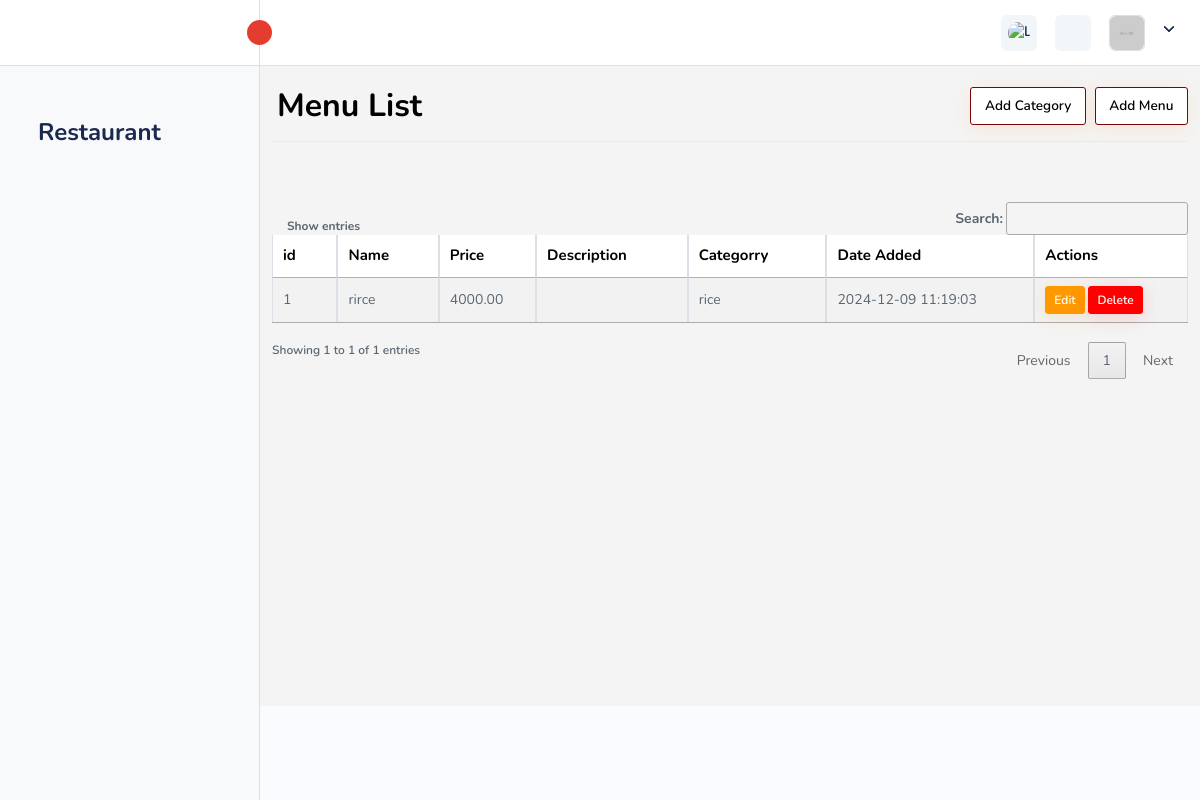
The page /restaurant/inventory/ on the database as committed earlier.
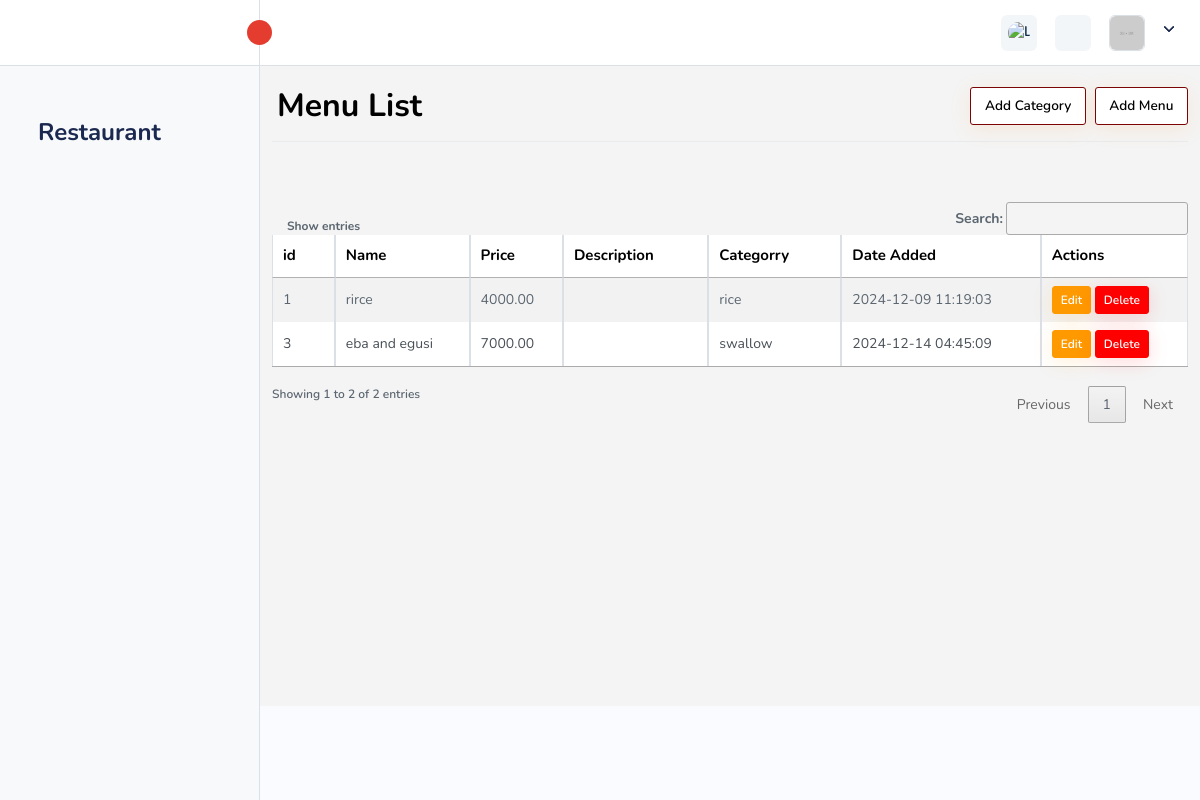
The same page on the database as committed later.
### Resturant/models.py (models this page shows, shortened)
class Inventory(models.Model):
    staff = models.ForeignKey(CustomUser, on_delete=models.CASCADE, related_name='resturant_inventories')
    name = models.CharField(max_length=100)
    quantity = models.PositiveIntegerField(default=0)
    price = models.DecimalField(max_digits=10, decimal_places=2)
    category = models.ForeignKey(Category, on_delete=models.CASCADE, related_name='resturant_category')
    date = models.DateTimeField(auto_now_add=True)

class Category(models.Model):
    name = models.CharField(max_length=100)
    slug = models.SlugField( max_length=50, unique=True, null=True)
    date = models.DateTimeField(auto_now_add=True)
    def __str__(self):
        return self.name

### Resturant/views.py (the view)
# urls.py: path('inventory/', views.inventory_list, name='resturant_inventory_list'),
def inventory_list(request):
    items = Inventory.objects.all().order_by('-date')
    return render(request, 'resturant/inventory/list.html', {'items': items})

### templates/resturant/inventory/list.html (shortened to what this page needs)
{% extends "resturant/base.html" %}
{% block main_content %}
<div class="container">
<br>
<div class="mb-3" style="display: flex; justify-content: space-between;align-items: center;">
    <h1>Menu List</h1>
    <div>
        <a href="{% url 'resturant_inventory_categorry' %}" class="btn btn-primary">Add Category</a>
        <a href="{% url 'resturant_add_inventory' %}" class="btn btn-primary">Add Menu</a>
    </div>
</div>
<hr><br>
<table id="inventory-table" class="table table-striped table-bordered">
    <thead>
        <tr>
            <th>id</th>
            <th>Name</th>
            <th>Price</th>
            <th>Description</th>
            <th>Categorry</th>
            <th>Date Added</th>
            <th>Actions</th>
        </tr>
    </thead>
    <tbody>
        {% for item in items %}
        <tr>
            <td>{{ item.id }}</td>
            <td>{{ item.name }}</td>
            <td>{{ item.price }}</td>
            <td>{{ item.description }}</td>
            <td>{{item.category}}</td>
            <td>{{ item.date|date:"Y-m-d H:i:s" }}</td>
            <td>
                <button class="btn btn-sm btn-warning" data-bs-toggle="modal" data-bs-target="#updateModal"
                        data-id="{{ item.id }}"
                        data-name="{{ item.name }}"
                        data-price="{{ item.price }}"
                        data-quantity="{{ item.quantity }}"
                        data-description="{{ item.description }}">
                    Edit
                </button>
                <button class="btn btn-sm btn-danger" data-bs-toggle="modal" data-bs-target="#deleteModal"
                        data-id="{{ item.id }}"
                        data-name="{{ item.name }}">
                    Delete
                </button>
            </td>
        </tr>
        {% endfor %}
    </tbody>
</table>
</div>
<link rel="stylesheet" href="https://cdn.datatables.net/1.13.6/css/jquery.dataTables.min.css">
{% endblock %}

Rows that differ between the two databases and show on the page:
added Inventory: id "3", name "eba and egusi", price "7000.00", category "swallow", date "2024-12-14 04:45:09"
Other text that changed with them:
text written by a page script: "Show entries Search: Showing 1 to 1 of 1 entries Previous 1 Next" → "Show entries Search: Showing 1 to 2 of 2 entries Previous 1 Next"
